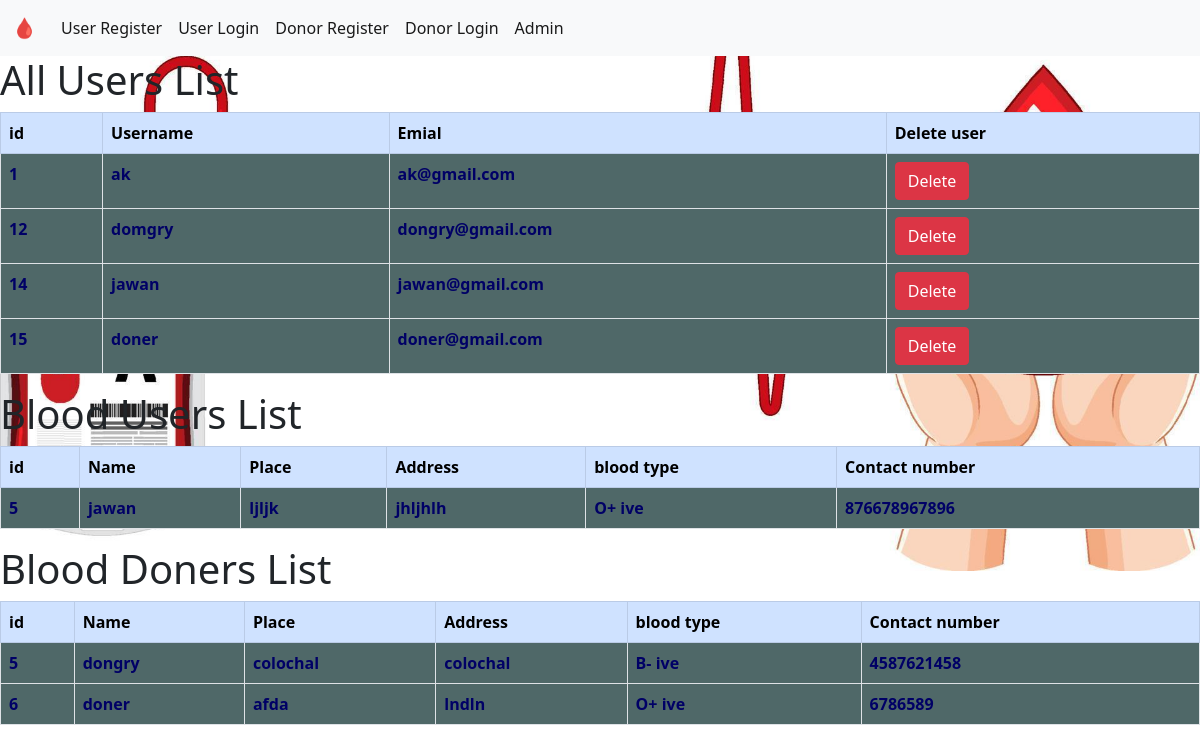
Page /admin_page on the committed database.
### Bapp/models.py (models this page shows, shortened)
class Buser(models.Model):
    user = models.OneToOneField(User,on_delete=models.CASCADE)
    role = models.CharField(max_length=15,default="Buser")
    Buser_name = models.CharField(max_length=25)
    Buser_place = models.CharField(max_length=25)
    Buser_address = models.CharField(max_length=50)
    Buser_blood_type = models.CharField(max_length=20,choices=Blood_groups)
    Buser_contact_number = models.IntegerField()

class Doner(models.Model):
    user = models.OneToOneField(User,on_delete=models.CASCADE)
    role = models.CharField(max_length=15,default="Doner")
    Doner_name = models.CharField(max_length=25)
    Doner_place = models.CharField(max_length=25)
    Doner_address = models.CharField(max_length=50)
    Doner_blood_type = models.CharField(max_length=20,choices=Blood_groups)
    Doner_contact_number = models.IntegerField()

### Bapp/views.py (the view)
# urls.py: path('admin_page',views.admin_page,name='admin_page'),
def admin_page(request):
    buser = Buser.objects.all()
    doner = Doner.objects.all()
    user = User.objects.all()
    context = {'buser':buser,'doner':doner,'user':user}
    return render(request,'admin_page.html',context)

### Bapp/templates/admin_page.html (shortened to what this page needs)
{% extends 'index.html' %}
{% block content %}
<h1>All Users List</h1>
<div class="ta">
<table class="table table-hover table-bordered ">
    <tr class="table-primary">
            <th>id</th>
            <th>Username</th>
            <th>Emial</th>
            <th>Delete user</th>
    </tr>
    {% for i in user %}
    <tr>
            <th>{{i.id}}</th>
            <th>{{i.username}}</th>
            <th>{{i.email}}</th>
            <th><a href="/dele/{{i.id}}"><button class="btn btn-danger">Delete</button></a></th>
    </tr>
    {% endfor %}
  </table>
</div>
<h1>Blood Users List</h1>
<div class="ta">
<table class="table table-hover table-bordered ">
    <tr class="table-primary">
            <th>id</th>
            <th>Name</th>
            <th>Place</th>
            <th>Address</th>
            <th>blood type</th>
            <th>Contact number</th>
    </tr>
    {% for i in buser %}
    <tr>
            <th>{{i.id}}</th>
            <th>{{i.Buser_name}}</th>
            <th>{{i.Buser_place}}</th>
            <th>{{i.Buser_address}}</th>
            <th>{{i.Buser_blood_type}}</th>
            <th>{{i.Buser_contact_number}}</th>
    </tr>
    {% endfor %}
  </table>
</div>
  <h1>Blood Doners List</h1>
  <div class="ta">
  <table class="table table-hover table-bordered">
      <tr class="table-primary">
              <th>id</th>
              <th>Name</th>
              <th>Place</th>
              <th>Address</th>
              <th>blood type</th>
              <th>Contact number</th>
      </tr>
      {% for i in doner %}
      <tr>
              <th>{{i.id}}</th>
              <th>{{i.Doner_name}}</th>
              <th>{{i.Doner_place}}</th>
              <th>{{i.Doner_address}}</th>
              <th>{{i.Doner_blood_type}}</th>
              <th>{{i.Doner_contact_number}}</th>
      </tr>
      {% endfor %}
    </table>
</div>
{% endblock %}
<!-- {% load static %}

### Bapp/templates/index.html (shortened to what this page needs)
{% load static %}
<!DOCTYPE html>
<html lang="en">
<head>
    <link href="https://cdn.jsdelivr.net/npm/bootstrap@5.0.2/dist/css/bootstrap.min.css" rel="stylesheet"
>
        <link rel="stylesheet" href="{% static 'css/style.css' %}">
</head>
<body>
{% if user.is_authenticated %}
    <nav class="navbar navbar-expand-lg navbar-light bg-light">
        <div class="container-fluid">
            <div class="collapse navbar-collapse" id="navbarSupportedContent">
                <ul class="navbar-nav me-auto mb-2 mb-lg-0">
                    <li class="nav-item">
                        <a class="nav-link active  btn btn-danger" aria-current="page" href="/log_out">Logout</a>
                    </li>
                </ul>
            </div>
        </div>
    </nav>
{% else %}
<nav class="navbar navbar-expand-lg navbar-light bg-light">
    <div class="container-fluid">
        <a class="navbar-brand" href="/">🩸</a>
        <div class="collapse navbar-collapse" id="navbarSupportedContent">
            <ul class="navbar-nav me-auto mb-2 mb-lg-0">
                <li class="nav-item">
                    <a class="nav-link active" aria-current="page" href="/buser_reg">User Register</a>
                </li>
                <li class="nav-item">
                    <a class="nav-link active" aria-current="page" href="#">User Login</a>
                </li>
                <li class="nav-item">
                    <a class="nav-link active" aria-current="page" href="/doner_reg">Donor Register</a>
                </li>
                <li class="nav-item">
                    <a class="nav-link active" aria-current="page" href="#">Donor Login</a>
                </li>
                <li class="nav-item">
                    <a class="nav-link active" aria-current="page" href="/admin_log">Admin</a>
                </li>
            </ul>
        </div>
    </div>
</nav>
{% endif %}
{% block content %}{% endblock %}
</body>
</html>

### Bapp/static/css/style.css (style rules this page uses)
body { background-image: url('../images/wallpaper.jpg'); background-size: 100%; background-repeat: no-repeat; }
.ta table { color: #000066; background-color: rgb(79, 104, 104) ; }

### rows in the picture
Buser: id "5", Buser_name "jawan", Buser_place "ljljk", Buser_address "jhljhlh", Buser_blood_type "O+ ive", Buser_contact_number "876678967896"
Doner: id "5", Doner_name "dongry", Doner_place "colochal", Doner_address "colochal", Doner_blood_type "B- ive", Doner_contact_number "4587621458"
Doner: id "6", Doner_name "doner", Doner_place "afda", Doner_address "lndln", Doner_blood_type "O+ ive", Doner_contact_number "6786589"

### other values in the picture
{{ i.id }} "1"
{{ i.username }} "ak"
{{ i.email }} "ak@gmail.com"
{{ i.id }} "12"
{{ i.username }} "domgry"
{{ i.email }} "dongry@gmail.com"
{{ i.id }} "14"
{{ i.username }} "jawan"
{{ i.email }} "jawan@gmail.com"
{{ i.id }} "15"
{{ i.username }} "doner"
{{ i.email }} "doner@gmail.com"
